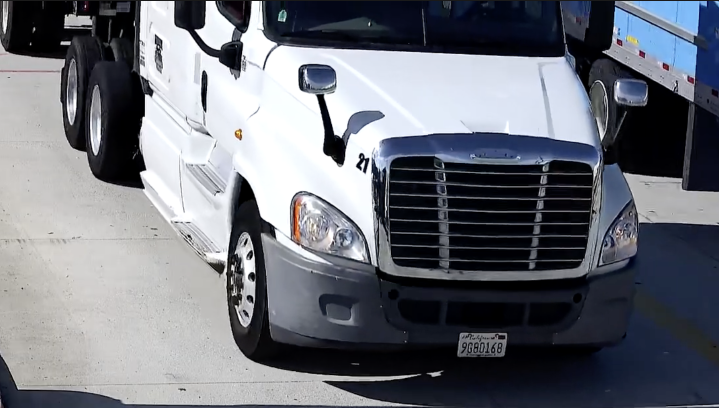
#> input picture src/parking_lot/tools/s3.png, 1438 x 816 px (shown at 1/2 size)
$ python -i preprocessing.py   (imports and definitions only)
#> lines starting #> are read from the running program, lines starting #| are printed output that depends on the picture
#> further down, picture is the input picture: shape (816, 1438, 3); mean B, G, R 121.3, 113.1, 109.9
"""Image preprocessing functions for OCR and display."""

import cv2
import numpy as np

from parking_lot.config import OCRConfig


def preprocess_for_ocr(img: np.ndarray, cfg: OCRConfig, use_binarization: bool = False) -> np.ndarray:
    """Heavy preprocessing for difficult images."""
    gray = cv2.cvtColor(img, cv2.COLOR_BGR2GRAY)

    height = gray.shape[0]
    if height < cfg.min_height:
        scale = cfg.min_height / height
        gray = cv2.resize(gray, None, fx=scale, fy=scale, interpolation=cfg.interp)

    clahe = cv2.createCLAHE(clipLimit=2.0, tileGridSize=(8, 8))
    gray = clahe.apply(gray)

    if use_binarization:
        gray = cv2.adaptiveThreshold(
            gray, 255, cv2.ADAPTIVE_THRESH_GAUSSIAN_C, cv2.THRESH_BINARY, 11, 2
        )

    gray = cv2.copyMakeBorder(gray, 10, 10, 10, 10, cv2.BORDER_CONSTANT, value=[255, 255, 255])
    return gray


def preprocess_light(img: np.ndarray, cfg: OCRConfig) -> np.ndarray:
    """Minimal preprocessing: grayscale + resize. Best for PaddleOCR v4."""
    gray = cv2.cvtColor(img, cv2.COLOR_BGR2GRAY)
    height = gray.shape[0]
    if height < cfg.min_height:
        scale = cfg.min_height / height
        gray = cv2.resize(gray, None, fx=scale, fy=scale, interpolation=cfg.interp)
    gray = cv2.copyMakeBorder(gray, 10, 10, 10, 10, cv2.BORDER_CONSTANT, value=255)
    return gray


def enhance_frame(frame: np.ndarray) -> np.ndarray:
    """Visualization-only enhancement. Does not affect OCR."""
    lab = cv2.cvtColor(frame, cv2.COLOR_BGR2LAB)
#> lab: shape (816, 1438, 3); mean of channels 0, 1, 2 115.6, 129, 123
    l, a, b = cv2.split(lab)
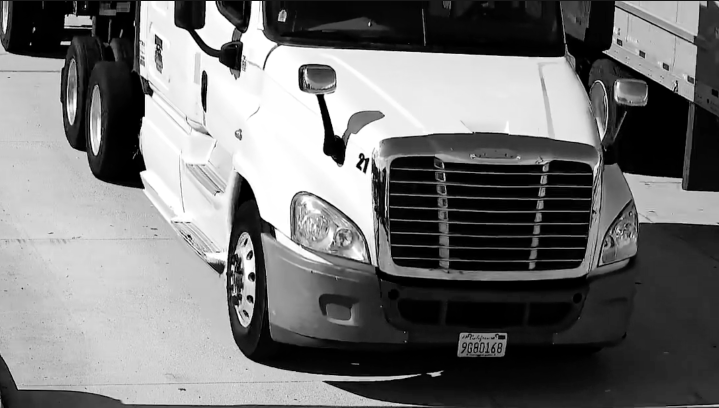
#> l: shape (816, 1438) (shown at 1/2 size); min 0, max 255, mean 115.6
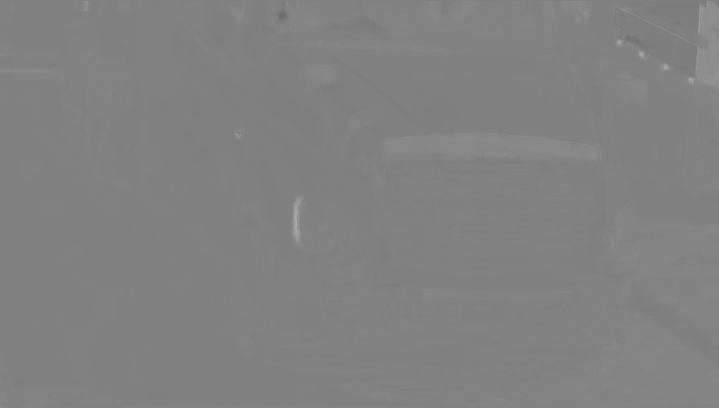
#> a: shape (816, 1438) (shown at 1/2 size); min 109, max 174, mean 129
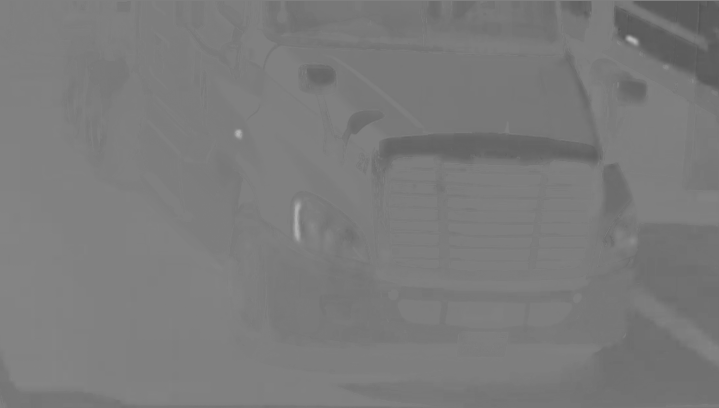
#> b: shape (816, 1438) (shown at 1/2 size); min 82, max 186, mean 123
    clahe = cv2.createCLAHE(clipLimit=2.0, tileGridSize=(8, 8))
    l = clahe.apply(l)
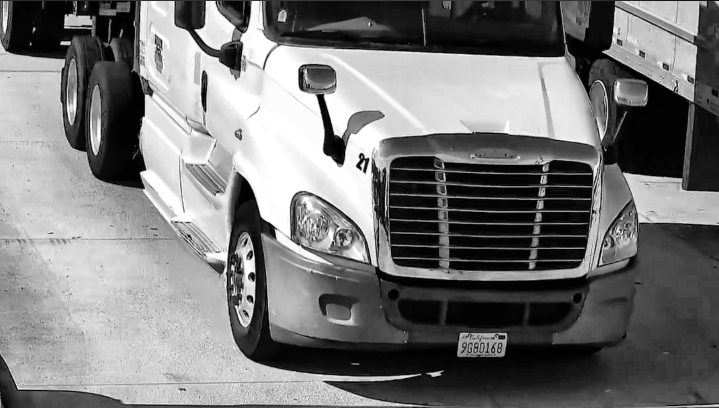
#> l: shape (816, 1438) (shown at 1/2 size); min 0, max 255, mean 119.8
    lab = cv2.merge([l, a, b])
#> lab: shape (816, 1438, 3); mean of channels 0, 1, 2 119.8, 129, 123
    out = cv2.cvtColor(lab, cv2.COLOR_LAB2BGR)
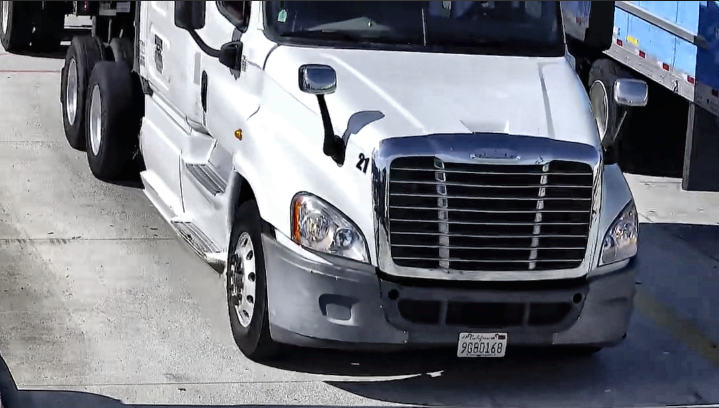
#> out: shape (816, 1438, 3) (shown at 1/2 size); mean B, G, R 124.7, 116.6, 113.5
    return np.clip(out, 0, 255).astype(np.uint8)

>>> import cv2
>>> picture = cv2.imread('../tools/s3.png')
>>> result = enhance_frame(picture)
